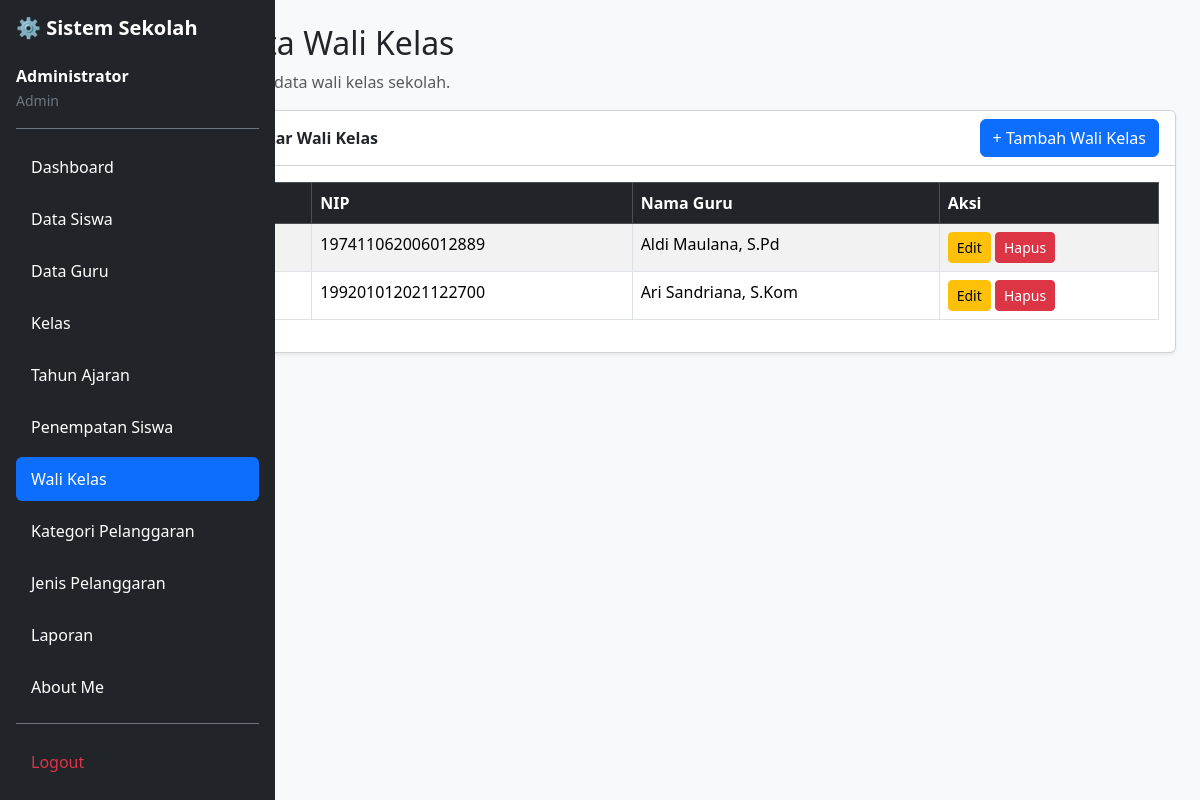
The page /wali_kelas.php (signed in) on the database its author committed.
### tables this page shows
CREATE TABLE `t_wali_kelas` (
  `id` int(11) NOT NULL,
  `tahun_ajaran_id` int(11) DEFAULT NULL,
  `kelas_id` int(11) DEFAULT NULL,
  `guru_id` int(11) DEFAULT NULL,
  `tanggal_mulai` date NOT NULL,
  `tanggal_selesai` date NOT NULL,
  `status_aktif` tinyint(1) NOT NULL,
  `created_at` timestamp NOT NULL DEFAULT current_timestamp(),
  `updated_at` timestamp NOT NULL DEFAULT current_timestamp()
);

CREATE TABLE `t_guru` (
  `id` int(11) NOT NULL,
  `nip` varchar(18) NOT NULL,
  `nama` varchar(150) DEFAULT NULL,
  `email` varchar(150) NOT NULL,
  `status_aktif` tinyint(1) NOT NULL,
  `user_id` int(11) NOT NULL,
  `created_at` timestamp NOT NULL DEFAULT current_timestamp(),
  `updated_at` timestamp NOT NULL DEFAULT current_timestamp()
);

### wali_kelas.php (the view, shortened to what this page needs)
<?php
include 'config/koneksi.php';
$query = mysqli_query($koneksi, "
    SELECT
        w.id,
        w.guru_id,
        g.nip,
        g.nama AS nama_guru
    FROM t_wali_kelas w
    LEFT JOIN t_guru g ON w.guru_id = g.id
    ORDER BY w.id DESC
");
?>
<!DOCTYPE html>
<html lang="id">
<head>
    <link href="https://cdn.jsdelivr.net/npm/bootstrap@5.3.8/dist/css/bootstrap.min.css" rel="stylesheet">
    <link href="https://cdn.datatables.net/2.3.4/css/dataTables.bootstrap5.min.css" rel="stylesheet">
</head>
<body class="bg-light">
<div class="d-flex">
    <?php
if ($_SESSION['role'] == 'guru') {
    include 'layout/sidebar_guru.php';
} else {
    include 'layout/sidebar.php';
}
?>
    <main class="col-md-9 col-lg-10 offset-md-3 offset-lg-2 p-4">
        <h2>Data Wali Kelas</h2>
        <p class="text-muted">Kelola data wali kelas sekolah.</p>
        <div class="card shadow-sm">
            <div class="card-header bg-white d-flex justify-content-between align-items-center">
                <strong>Daftar Wali Kelas</strong>
                <a href="tambah_wali_kelas.php" class="btn btn-primary">
                    + Tambah Wali Kelas
                </a>
            </div>
            <div class="card-body">
                <div class="table-responsive">
                    <table id="tabelWaliKelas"
                           class="table table-bordered table-striped table-hover w-100">
                        <thead class="table-dark">
                            <tr>
                                <th>No</th>
                                <th>NIP</th>
                                <th>Nama Guru</th>
                                <th>Aksi</th>
                            </tr>
                        </thead>
                        <tbody>
                        <?php $no = 1; ?>
                        <?php while ($data = mysqli_fetch_assoc($query)): ?>
                            <tr>
                                <td><?= $no++; ?></td>
                                <td>
                                    <?= htmlspecialchars($data['nip'] ?? '-'); ?>
                                </td>
                                <td>
                                    <?= htmlspecialchars($data['nama_guru'] ?? '-'); ?>
                                </td>
                                <td>
                                    <a href="edit_wali_kelas.php?id=<?= (int)$data['id']; ?>"
                                       class="btn btn-warning btn-sm">
                                        Edit
                                    </a>
                                    <form action="hapus_wali_kelas.php"
                                          method="POST"
                                          class="d-inline"
                                          onsubmit="return confirm('Yakin ingin menghapus wali kelas ini?');">
                                        <button type="submit"
                                                class="btn btn-danger btn-sm">
                                            Hapus
                                        </button>
                                    </form>
                                </td>
                            </tr>
                        <?php endwhile; ?>
                        </tbody>
                    </table>
                </div>
            </div>
        </div>
    </main>
</div>
</body>
</html>

### rows shown on the page
t_wali_kelas: guru.nip "197411062006012889", guru.nama "Aldi Maulana, S.Pd"
t_wali_kelas: guru.nip "199201012021122700", guru.nama "Ari Sandriana, S.Kom"

### other values the page prints
$_SESSION['name'] "Administrator"
str_replace('_', ' ', $role) "Admin"
$item[0] "Dashboard"
$item[0] "Data Siswa"
$item[0] "Data Guru"
$item[0] "Kelas"
$item[0] "Tahun Ajaran"
$item[0] "Penempatan Siswa"
$item[0] "Wali Kelas"
$item[0] "Kategori Pelanggaran"
$item[0] "Jenis Pelanggaran"
$item[0] "Laporan"
$item[0] "About Me"
